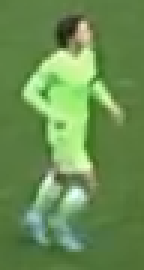
#> input picture output_videos/cropped_image_02.png, 48 x 90 px (shown 3 times larger)
$ jupyter execute color_assignment.ipynb
#> lines starting #> are read from the running program, lines starting #| are printed output that depends on the picture
##### **Import the necessary libraries**

[cell 1]
import cv2
import matplotlib.pyplot as plt
import numpy as np
from sklearn.cluster import KMeans

#### **Reading and Displaying an Image:**

[cell 2]
# Define the path to the image file
image_path = "../output_videos/cropped_image_02.png"

# Read the image from the specified path
image = cv2.imread(image_path)
#> image is the input picture: shape (90, 48, 3); mean B, G, R 81.3, 141.9, 105.1

# Convert the image from BGR (OpenCV default) to RGB (Matplotlib default)
image = cv2.cvtColor(image, cv2.COLOR_BGR2RGB)

# Display the image using Matplotlib
plt.imshow(image)

# Show the image window
plt.show()

#### **Take top half of the images**

[cell 3]
# Extract the top half of the image
top_half_image = image[0: int(image.shape[0]/2), :]
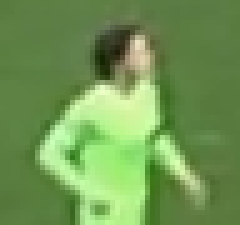
#> top_half_image: shape (45, 48, 3) (shown 5 times larger); mean R, G, B 112.1, 150.7, 83.1

# Display the extracted top half of the image using Matplotlib
plt.imshow(top_half_image)

# Show the image window
plt.show()

#### **Clusters the images into two clusters**

[cell 4]
# Reshape the image into 2d array
image_2d = top_half_image.reshape(-1, 3)
#> image_2d = 2160 rows, first 8: [88, 122, 63], [88, 122, 63], [91, 124, 65], [91, 125, 66], [92, 126, 67], [93, 127, 68], [93, 127, 68], [93, 127, 68]

# perform k-means clustering with 2 clusters
kmeans = KMeans(n_clusters=2, random_state=0)
kmeans.fit(image_2d)

# get the cluster labels
labels = kmeans.labels_

# reshape the labels into the orginal image shape
clustered_image = labels.reshape(top_half_image.shape[0], top_half_image.shape[1])

# Display the clustered image
plt.imshow(clustered_image)
plt.show()
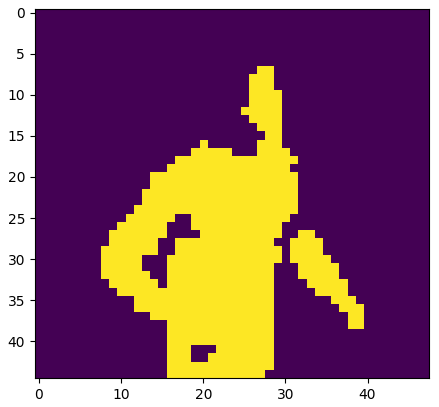
#> figure drawn by matplotlib, 1 panel

[cell 5]
# Extract the clusters at the four corners of the clustered image
corner_clusters = [
    clustered_image[0, 0],   # Top-left corner
    clustered_image[0, -1],  # Top-right corner
    clustered_image[-1, 0],  # Bottom-left corner
    clustered_image[-1, -1]  # Bottom-right corner
]
#> corner_clusters = [0, 0, 0, 0]

# Determine the most frequent (mode) cluster from the corner clusters
# `set(corner_clusters)` creates a set of unique clusters
# `corner_clusters.count` counts occurrences of each cluster
non_player_cluster = max(set(corner_clusters), key=corner_clusters.count)
#> non_player_cluster = 0

# Print the most frequent cluster, assumed to be the non-player cluster
print(non_player_cluster)
#| 0

[cell 6]
# Determine the cluster index for the player cluster by subtracting the non-player cluster index from 1
player_cluster = 1 - non_player_cluster
#> player_cluster = 1

# Print the index of the player cluster
print(player_cluster)
#| 1

[cell 7]
# Access the center coordinates of the player cluster from the KMeans clustering model
# `kmeans.cluster_centers_` contains the center coordinates of all clusters
# `player_cluster` specifies which cluster's center to retrieve
kmeans.cluster_centers_[player_cluster]
#> Out = [177.4, 229.8, 140.9]
